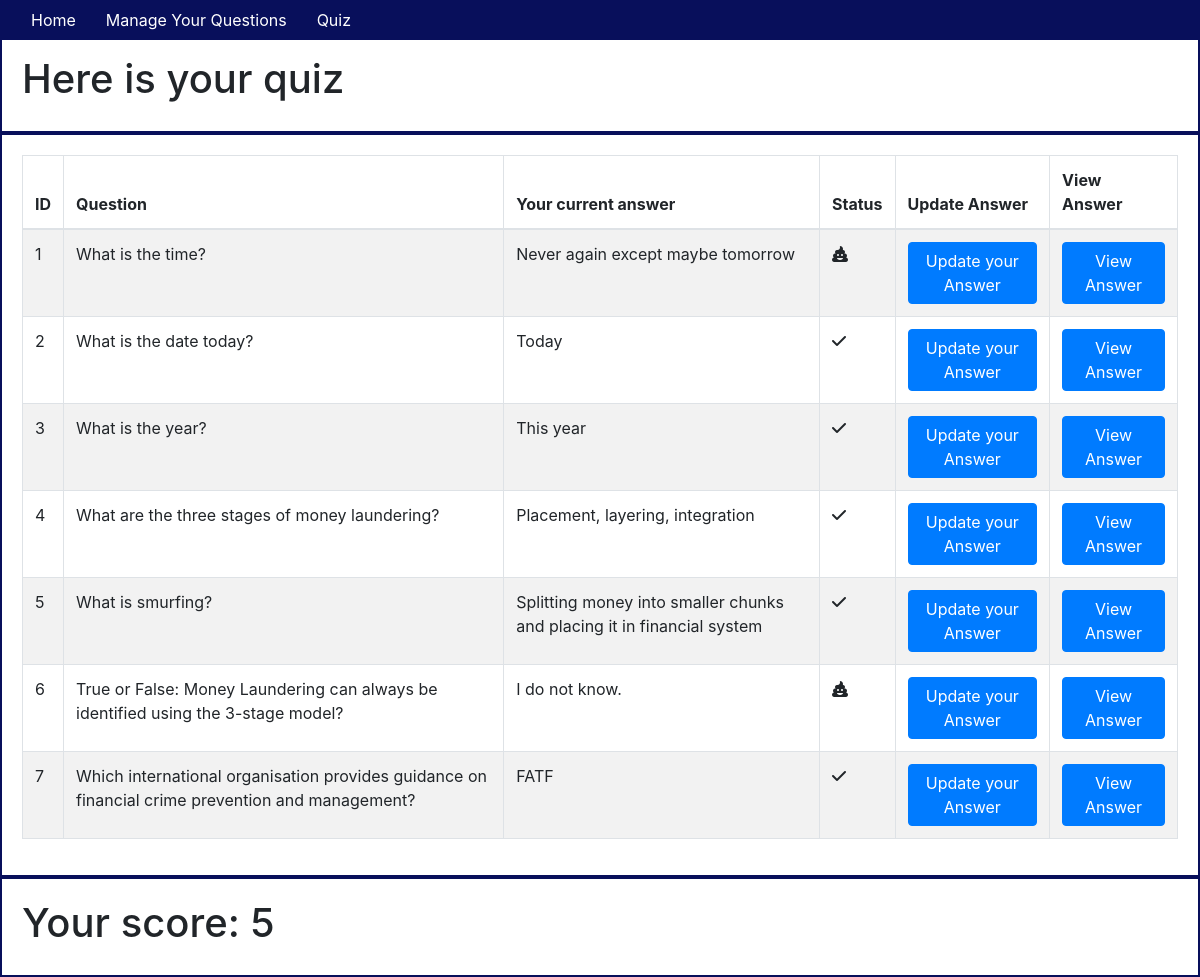
The page /quiz on the database its author committed.
### app/models.py (models this page shows, shortened)
class Topic(db.Model):
    id = db.Column(db.Integer, primary_key=True)
    question = db.Column(db.String(64), index=True)
    answer = db.Column(db.String(64))
    user_answer = db.Column(db.String(64), default="I do not know.")

### app/routes.py (the view)
@app.route('/quiz')
def show_quiz():
    quiz = Topic.query.all()
    score=0
    for topic in quiz:
        if topic.answer == topic.user_answer:
            score +=1
    return render_template('quiz.html', title='Quiz', quiz=quiz, score=score)

### app/templates/quiz.html (shortened to what this page needs)
{% extends "base.html" %} {% block content %}
<div class="container-fluid">
    <div class="row">
        <h1>Here is your quiz</h1>
    </div>
    <div class="row">
        <table class="table table-striped table-bordered">
            <thead>
                <th>ID</th>
                <th>Question</th>
                <th>Your current answer</th>
                <th>Status</th>
                <th>Update Answer</th>
                <th>View Answer</th>
            </thead>
            <tbody>
                {% for topic in quiz %}
                <tr>
                    <td>{{topic.id}}</td>
                    <td> {{topic.question}}</td>
                    <td> {{topic.user_answer}}</td>
                    <td>
                        {% if topic.user_answer == topic.answer %}
                        <p>
                            <i class="fas fa-check"></i></p>{% else %}
                        <i class="fas fa-poo"></i></p>
                        {% endif %}
                    </td>
                    <td>
                        <button type="button" class="btn btn-primary" data-toggle="modal" data-target="#myUpdateModal{{ topic.id }}">Update your Answer
                                </button>
                    </td>
                    <td>
                        <button type="button" class="btn btn-primary" data-toggle="modal" data-target="#myModal{{ topic.id }}">View Answer
                        </button>
                    </td>
                </tr>
                {% endfor %}
            </tbody>
        </table>
    </div>
    <div class="row">
        <h1>Your score: {{score}}</h1>
    </div>
</div>
{% endblock %}

### app/static/css/styles.css (style rules this page uses)
.row { padding: 20px; border: solid #080F5B 2px; }

### rows shown on the page
Topic: id "1", question "What is the time?", user_answer "Never again except maybe tomorrow"
Topic: id "2", question "What is the date today?", user_answer "Today"
Topic: id "3", question "What is the year?", user_answer "This year"
Topic: id "4", question "What are the three stages of money laundering?", user_answer "Placement, layering, integration"
Topic: id "5", question "What is smurfing?", user_answer "Splitting money into smaller chunks and placing it in financial system"
Topic: id "6", question "True or False: Money Laundering can always be identified using the 3-stage model?", user_answer "I do not know."
Topic: id "7", question "Which international organisation provides guidance on financial crime prevention and management?", user_answer "FATF"

### other values the page prints
{{ score }} "5"
